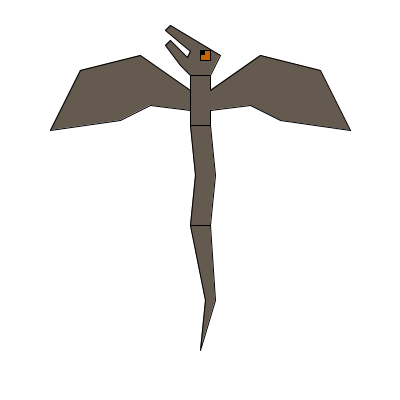
Frame 1 (no input)
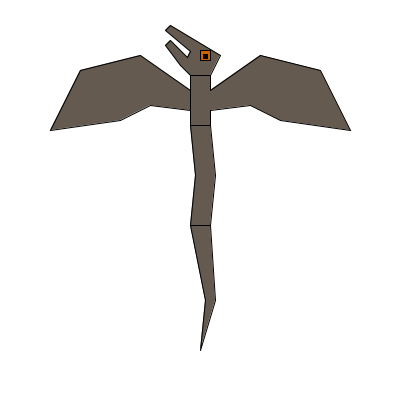
Frame 2 (the mouse pressed at the canvas centre, redrawn once)

The Processing sketch that drew these frames (run headless with seeded random() and noise(); the mouse was pressed at the canvas centre and the sketch redrawn once):

// Processing sketch: moving_snake
// ── moving_snake.pde
int x;
int R;
int G;
int B;
int X;
int Y;
 
void setup() {
  size(400, 400);  
  noLoop();
  x=0;
  R=100;
  G=90;
  B=80;
}

void draw() 
{
  if(mouseX>400)
  {
    X=3;
  }
  else
  {
   if (mouseX<0)
   {
     X=-3;
   }
   else
   {
    X=(mouseX-200)/(200/3); 
   }
  }
  if(mouseY>400)
  {
    Y=3;
  }
  else
  {
   if (mouseY<0)
   {
     Y=-3;
   }
   else
   {
     if (mouseY>50)
     {
     Y=(mouseY-50)/(350/3); 
     }
     else
    {
      Y=(mouseY-50)/(50/3);
    }
   }
  }
  background(255);
  if (key=='d')
  {
   R=150;
   G=135;
   B=120;
   fill(R,G,B);
  }
  else
  {
   if (key=='a')
   {
    R=50;
    G=45;
    B=40;
    fill(R,G,B);
   }
   else
   {
    if (key=='j') 
    {
     x-=1;
    }
    else
    {
       if (key=='l')
       {
        x+=1;
       }
       else
       {
        R=100;
        G=90;
        B=80;
        fill(R,G,B);
       }
    }
   }
  }
 fill(R,G,B);
 beginShape();
 vertex(200+x,350);
 vertex(215+x,300);
 vertex(210+x,225);
 vertex(190+x,225);
 vertex(205+x,300);
 vertex(200+x,350);
 endShape();
 beginShape();
 vertex(210+x,225);
 vertex(215+x,175);
 vertex(210+x,125);
 vertex(190+x,125);
 vertex(195+x,175);
 vertex(190+x,225);
 endShape();
 quad(190+x,125,190+x,75,210+x,75,210+x,125);
 beginShape();
 vertex(210+x,75);
 vertex(215+x,65);
 vertex(220+x,55);
 vertex(170+x,25);
 vertex(165+x,30);
 vertex(190+x,51);
 vertex(187+x,57);
 vertex(170+x,40);
 vertex(165+x,45);
 vertex(180+x,65);
 vertex(190+x,75);
 endShape();
 beginShape();
 vertex(190+x,90);
 vertex(140+x,55);
 vertex(80+x,70);
 vertex(50+x,130);
 vertex(120+x,120);
 vertex(150+x,105);
 vertex(190+x,110);
 endShape();
 beginShape();
 vertex(210+x,90);
 vertex(260+x,55);
 vertex(320+x,70);
 vertex(350+x,130);
 vertex(280+x,120);
 vertex(250+x,105);
 vertex(210+x,110);
 endShape();
 fill(200,100,0);
 quad(200+x,50,210+x,50,210+x,60,200+x,60);
 fill(0);
 quad(203+x+X,53+Y,207+x+X,53+Y,207+x+X,57+Y,203+x+X,57+Y); 
  delay(10);
  }

void keyPressed() 
{
  redraw();
}
